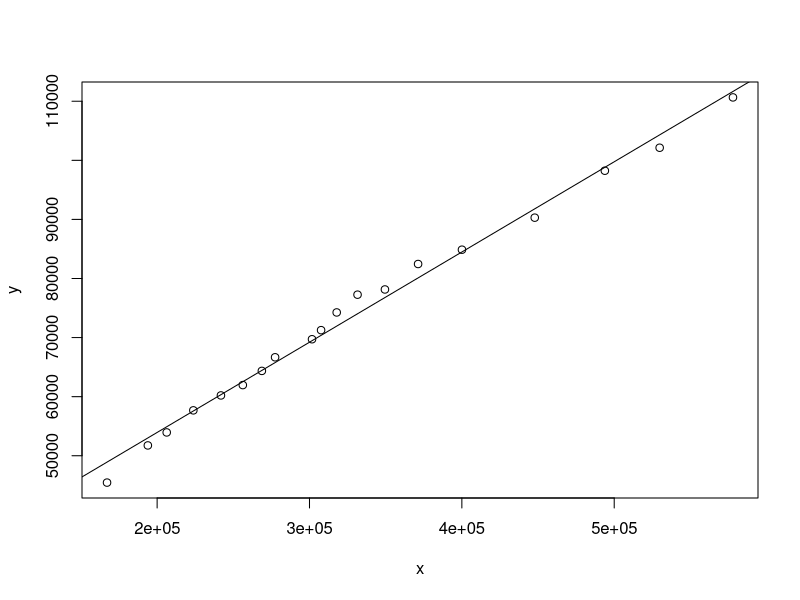

Here is the R script that generated this plot:
x = c(167122,193906,206285,223759,241877,256234,268738,277420,301653,307608,317856,331535,349513,371279,400071,447842,493857,529823,577938)
y = c(45455,51746,53946,57682,60208,61959,64360,66665,69718,71255,74254,77261,78143,82453,84875,90296,98241,102131,110650)
plot(y~x)
ans1 = lm(y~x)
print(ans1)
abline(ans1)
